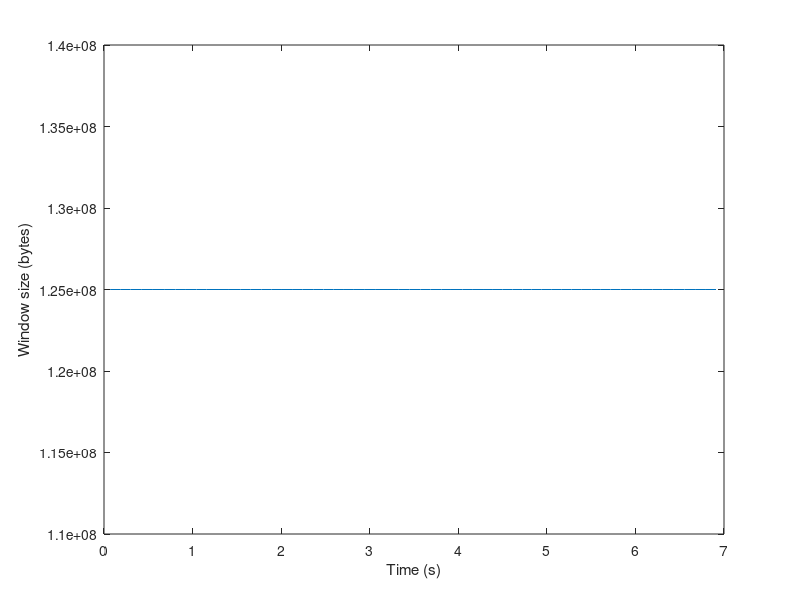
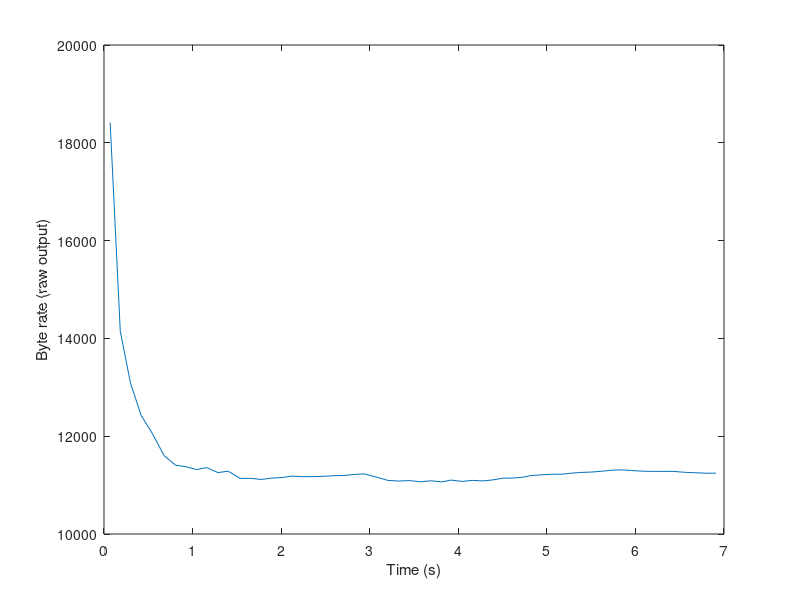
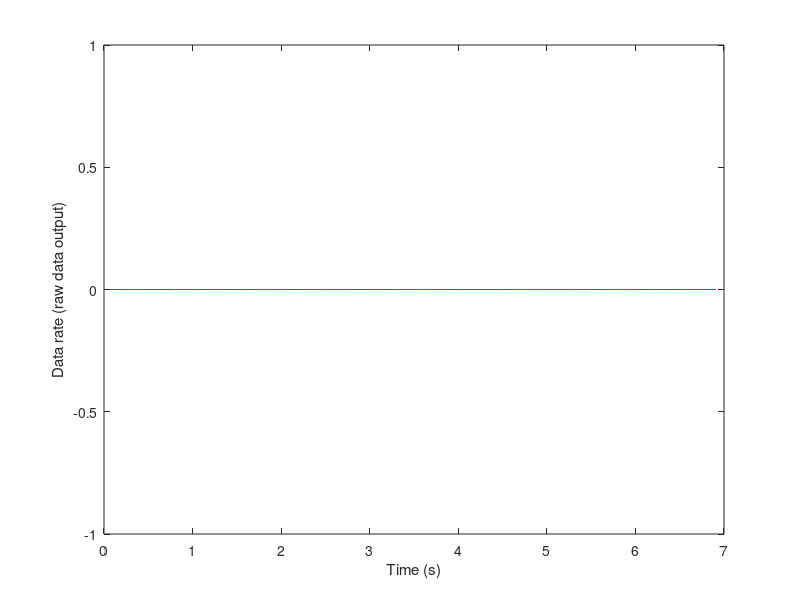
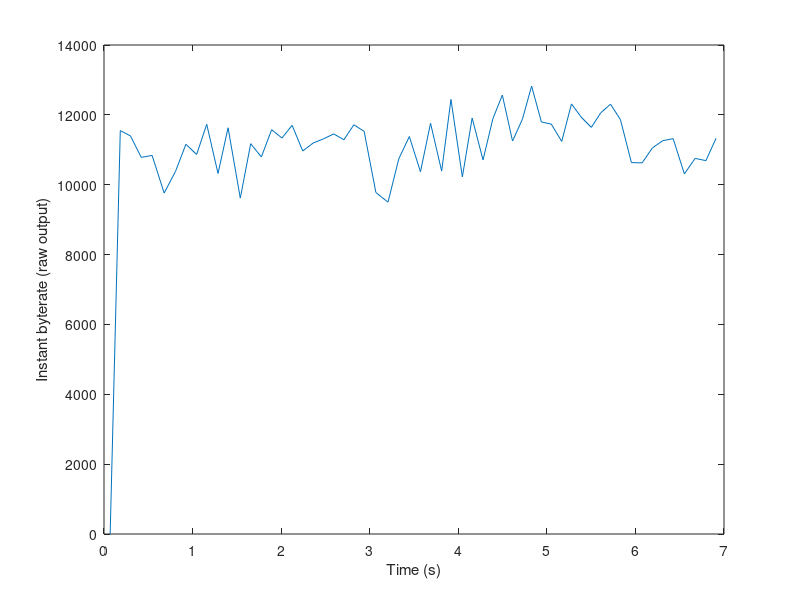

Source code (MATLAB) for these figures, in order: (Note: this script raises an error after producing the figures.)
RawLogData = importdata('raw_output.dat');
RawTime = RawLogData.data(:,1);
Window = RawLogData.data(:,2);
OutputByterate = RawLogData.data(:,3);
OutputDataByterate = RawLogData.data(:,4);
OutputInstantByterate = RawLogData.data(:,5);
OutputInstantDataByterate= RawLogData.data(:,6);
RoundTripTime = RawLogData.data(:,7);

figure('Name', 'Window size', 'NumberTitle', 'off');
plot(RawTime, Window);
xlabel('Time (s)');
ylabel('Window size (bytes)');

figure('Name', 'Byte rate', 'NumberTitle', 'off');
plot(RawTime, OutputByterate);
xlabel('Time (s)');
ylabel('Byte rate (raw output)');

figure('Name', 'Throughput', 'NumberTitle', 'off');
plot(RawTime, OutputDataByterate);
xlabel('Time (s)');
ylabel('Data rate (raw data output)');

figure('Name', 'Instant byte rate', 'NumberTitle', 'off');
plot(RawTime, OutputInstantByterate);
xlabel('Time (s)');
ylabel('Instant byterate (raw output)');

figure('Name', 'Instant throughput', 'NumberTitle', 'off');
plot(RawTime, OutputInstantDataByterate);
xlabel('Time (s)');
ylabel('Instant data rate (raw data output)');

figure('Name', 'Round trip time', 'NumberTitle', 'off');
plot(RawTime, RoundTripTime);
xlabel('Time (s)');
ylabel('Time (ns)');

GoodputLogData = importdata('goodput.dat');
GoodTime = GoodputLogData(:,1);
GoodByterate = GoodputLogData(:,2);

figure('Name', 'Goodput', 'NumberTitle', 'off');
plot(GoodTime, GoodByterate);
xlabel('Time (s)');
ylabel('Goodput (Bps)');

CpuLogData = importdata('cleaned_client_cpu_utilization.log');
